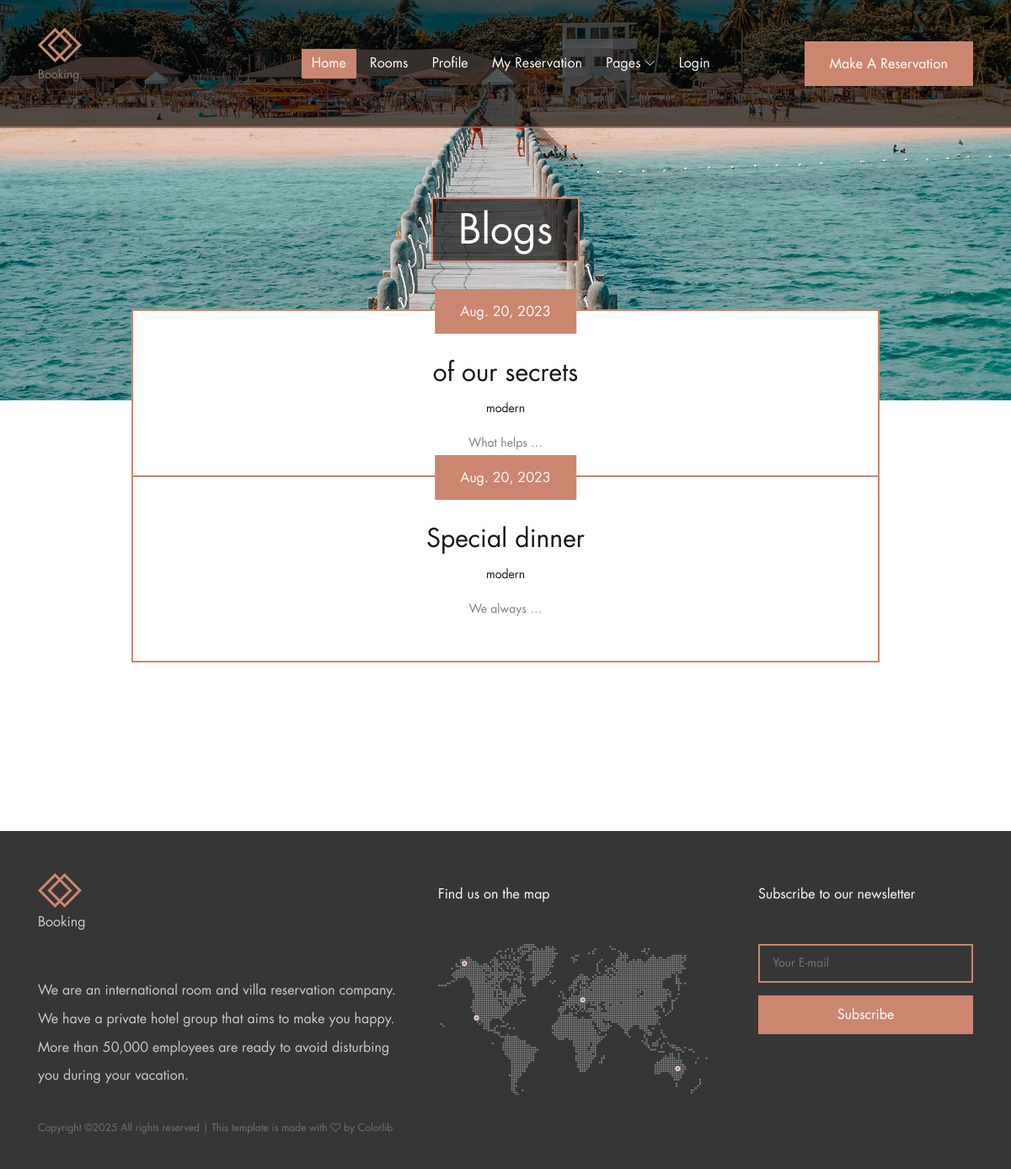
The page /blog/ on the database as committed earlier.
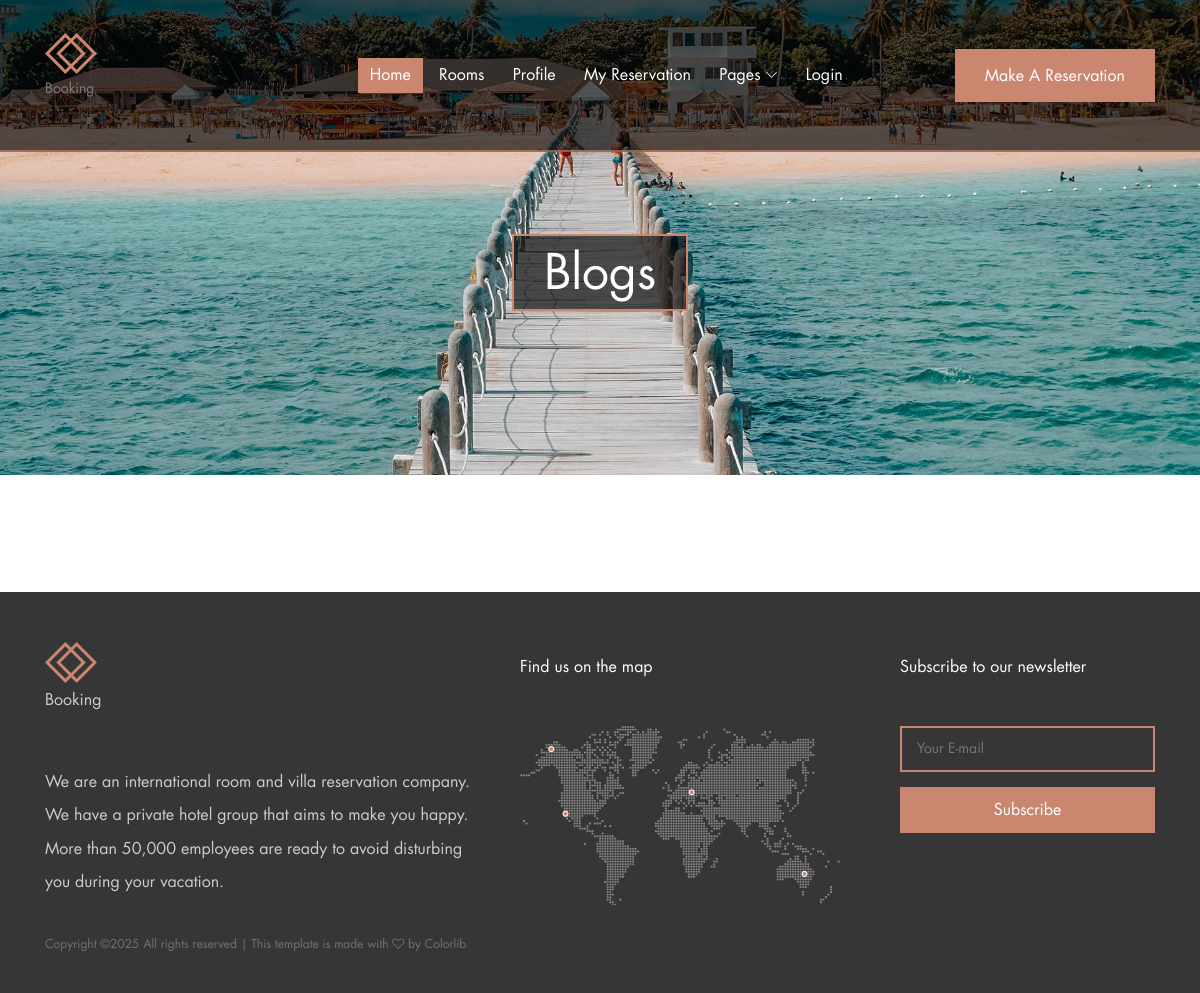
The same page on the database as committed later.
### settings/models.py (models this page shows, shortened)
class Settings(models.Model):
    site_name = models.CharField(max_length=50)
    logo = models.ImageField(upload_to="home_page/")
    email = models.EmailField(max_length=254)
    image = models.ForeignKey(
        "Image",
        related_name="home_page_image",
        on_delete=models.CASCADE,
        null=True,
        blank=True,
    )
    phone_number = models.CharField(max_length=20)
    description = models.TextField(max_length=200)
    address = models.CharField(max_length=500, default="Egypt")
    fb_link = models.URLField(max_length=200)
    tw_link = models.URLField(max_length=200)
    in_link = models.URLField(max_length=200)
    address_2 = models.CharField(max_length=300, default="Egypt")

### blog/models.py (models this page shows, shortened)
class Post(models.Model):
    author = models.ForeignKey(
        User, related_name="post_author", on_delete=models.CASCADE
    )
    title = models.CharField(max_length=150, unique=True)
    image = models.ImageField(upload_to="post/")
    tag = TaggableManager()
    created_at = models.DateTimeField(default=timezone.now)
    residency_programme = models.TextField(max_length=10000)
    category = models.ForeignKey(
        "Category", related_name="post_category", on_delete=models.CASCADE
    )
    slug = models.SlugField(null=True, blank=True)
    def get_absolute_url(self):
        return reverse("blog:post_detail", kwargs={"slug": self.slug})

class Category(models.Model):
    name = models.CharField(max_length=100)
    def __str__(self):
        return self.name

### blog/views.py (the view)
# urls.py: path("", views.post_list, name="post_list"),
def post_list(request):
    posts = Post.objects.all()
    return render(request, "blog/post_list.html", {"posts": posts})

### blog/templates/blog/post_list.html (shortened to what this page needs)
{% extends 'base.html' %}
{% load static %}
{% block body %}
    <section class="breadcumb-area bg-img d-flex align-items-center justify-content-center" style="background-image: url({% static 'img/bg-img/bg-7.jpg'%} );">
        <div class="bradcumbContent">
            <h2>Blogs</h2>
        </div>
    </section>
    <div class="book-now-area">
        <div class="container">
            <div class="row justify-content-center">
                <div class="col-12 col-lg-10">
                </div>
            </div>
        </div>
    </div>
    <div class="blog-area section-padding-0-100">
        <div class="container">
            <div class="row">
                <div class="col-12">
                    <div class="palatin-blog-posts">
                    {% for post in posts %}
                        <div class="single-blog-post mb-100 wow fadeInUp" data-wow-delay="100ms">
                            <div class="blog-post-thumb">
                            </div>
                            <div class="post-content">
                                <a href="{{post.get_absolute_url}}" class="post-date btn palatin-btn">{{post.created_at|date}}</a>
                                <a href="{{post.get_absolute_url}}" class="post-title">{{post.title}}</a>
                                <div class=" d-flex justify-content-center">
                                    <a href="{{post.get_absolute_url}}" class="post-catagory">{{post.category}}</a>
                                </div>
                                <p>{{post.residency_programme|safe|truncatewords:2}}</p>
                            </div>
                        </div>
                    {% endfor %}
                    </div>
                </div>
                </div>
            </div>
        </div>
{% endblock body %}

### templates/base.html (shortened to what this page needs)
{% load static %}
<!DOCTYPE html>
<html lang="en">
<head>
    <link rel="stylesheet" href="{% static 'style.css' %}">
</head>
<body>
    <header class="header-area">
        <div class="palatin-main-menu">
            <div class="classy-nav-container breakpoint-off">
                <div class="container">
                    <nav class="classy-navbar justify-content-between" id="palatinNav">
                        <a href="{%url 'settings:home' %}" class="nav-brand"><img src="{{my_footer.logo.url}}" alt="My image"><p>Booking</p></a>
                        <div class="classy-menu">
                            <div class="classynav">
                                <ul>
                                    <li class="active"><a href="{%url 'settings:home' %}">Home</a></li>
                                    <li><a href="{%url 'unit:unit_list' %}">Rooms</a></li>
                                    <li><a href="{%url 'accounts:profile'%}">Profile</a></li>
                                    <li><a href="{%url 'accounts:my_reservation'%}">My Reservation</a></li>
                                    <li><a href="#">Pages</a>
                                    </li>
                                {% if request.user.is_authenticated %}
                                {% else %}
                                    <li><a href="{%url 'login'%}">Login</a></li>
                                {% endif %}
                                </ul>
                                <div class="menu-btn">
                                    <a href="{%url 'unit:unit_list' %}" class="btn palatin-btn">Make a Reservation</a>
                                </div>
                            </div>
                        </div>
                    </nav>
                </div>
            </div>
        </div>
    </header>
    {% block body %}
    {% endblock body %}
    <footer class="footer-area">
        <div class="container">
            <div class="row">
                <div class="col-12 col-lg-5">
                    <div class="footer-widget-area mt-50">
                        <a href="{%url 'settings:home' %}" class="d-block mb-5"><img src="{{my_footer.logo.url}}" alt=""><p>Booking</p></a>
                        <p>We are an international room and villa reservation company. We have a private hotel group that aims to make you happy.
                            More than 50,000 employees are ready to avoid disturbing you during your vacation. </p>
                    </div>
                </div>
                <div class="col-12 col-md-6 col-lg-4">
                    <div class="footer-widget-area mt-50">
                        <h6 class="widget-title mb-5">Find us on the map</h6>
                        <img src="{%static 'img/bg-img/footer-map.png' %}" alt="">
                    </div>
                </div>
                <div class="col-12 col-md-6 col-lg-3">
                    <div class="footer-widget-area mt-50">
                        <h6 class="widget-title mb-5">Subscribe to our newsletter</h6>
                        <form action="#" method="post" class="subscribe-form">
                            <input type="email" name="subscribe-email" id="subscribeemail" placeholder="Your E-mail">
                            <button type="submit">Subscribe</button>
                        </form>
                    </div>
                </div>
                <div class="col-12">
                    <div class="copywrite-text mt-30">
                        <p><a href="#">
Copyright &copy;<script>document.write(new Date().getFullYear());</script> All rights reserved | This template is made with <i class="fa fa-heart-o" aria-hidden="true"></i> by <a href="https://colorlib.com" target="_blank">Colorlib</a>
</p>
                    </div>
                </div>
            </div>
        </div>
    </footer>
</body>
</html>

### static/style.css (style rules this page uses)
* { margin: 0; padding: 0; }
body { font-family: "FuturaLT-Book"; font-size: 14px; }
h1, h2, h3, h4, h5, h6 { color: #363636; line-height: 1.3; font-weight: 400; }
p { color: #7d7d7d; font-size: 14px; line-height: 2.1; font-weight: 400; }
a, a:hover, a:focus { -webkit-transition-duration: 500ms; transition-duration: 500ms; text-decoration: none; outline: 0 solid transparent; color: #141414; font-weight: 400; font-size: 14px; }
ul, ol { margin: 0; }
ul li, ol li { list-style: none; }
img { height: auto; max-width: 100%; }
.mt-30 { margin-top: 30px !important; }
.mt-50 { margin-top: 50px !important; }
.section-padding-0-100 { padding-top: 0; padding-bottom: 100px; }
.bg-img { background-position: center center; background-size: cover; background-repeat: no-repeat; }
.palatin-btn { background-color: #cb8670; -webkit-transition-duration: 500ms; transition-duration: 500ms; position: relative; z-index: 1; display: inline-block; min-width: 123px; height: 53px; color: #ffffff; border: none; border-radius: 0; padding: 0 30px; font-size: 16px; line-height: 53px; text-transform: capitalize; }
.header-area { position: absolute; z-index: 100; width: 100%; top: 0; left: 0; z-index: 1000; }
.header-area .palatin-main-menu { position: relative; width: 100%; background-color: rgba(0, 0, 0, 0.63); border-bottom: 2px solid rgba(203, 134, 112, 0.63); }
.header-area .palatin-main-menu .classy-nav-container { background-color: transparent; }
.header-area .palatin-main-menu .classy-navbar { -webkit-transition-duration: 300ms; transition-duration: 300ms; background-color: transparent; height: 150px; padding: 0; }
.header-area .palatin-main-menu .classy-navbar .classynav ul li a { text-transform: capitalize; color: #ffffff; font-size: 16px; background-color: transparent; }
.header-area .palatin-main-menu .classy-navbar .classynav ul li.active a { color: #ffffff; background-color: #cb8670; }
.header-area .palatin-main-menu .classy-navbar .classynav ul li.megamenu-item > a::after, .header-area .palatin-main-menu .classy-navbar .classynav ul li.has-down > a::after { color: #ffffff; }
.header-area .palatin-main-menu .classy-navbar .menu-btn { margin-left: 100px; }
.header-area .palatin-main-menu .classy-navbar .menu-btn a { color: #ffffff; font-size: 16px; }
.book-now-area { position: relative; z-index: 100; margin-bottom: 15px; }
.footer-area { position: relative; z-index: 1; background-color: #363636; padding-bottom: 40px; }
.footer-area .footer-widget-area p { color: #cccccc; font-size: 16px; margin-bottom: 0; }
.footer-area .footer-widget-area .widget-title { padding-top: 15px; color: #ffffff; font-weight: 400; }
.footer-area .footer-widget-area .subscribe-form { position: relative; z-index: 1; }
.footer-area .footer-widget-area .subscribe-form input { width: 100%; height: 46px; background-color: transparent; border: 2px solid #cb8670; padding: 0 15px; color: #ffffff; }
.footer-area .footer-widget-area .subscribe-form button { -webkit-transition-duration: 500ms; transition-duration: 500ms; width: 100%; height: 46px; border: none; font-size: 16px; margin-top: 15px; color: #ffffff; cursor: pointer; background-color: #cb8670; }
.footer-area .copywrite-text { position: relative; z-index: 1; }
.footer-area .copywrite-text p { margin-bottom: 0; line-height: 1.5; font-size: 12px; color: rgba(204, 204, 204, 0.4); }
.footer-area .copywrite-text p a { font-size: 12px; color: rgba(204, 204, 204, 0.4); }
.breadcumb-area { position: relative; z-index: 10; width: 100%; height: 475px; }
.breadcumb-area .bradcumbContent { margin-top: 70px; }
.breadcumb-area .bradcumbContent h2 { font-size: 48px; color: #ffffff; margin-bottom: 0; padding: 5px 30px; border: 2px solid #cb8670; background-color: rgba(0, 0, 0, 0.63); }

Rows that differ between the two databases and show on the page:
removed Post: created_at "Aug. 20, 2023", title "of our secrets", category "modern", residency_programme "What helps …"
removed Post: created_at "Aug. 20, 2023", title "Special dinner", category "modern", residency_programme "We always …"
